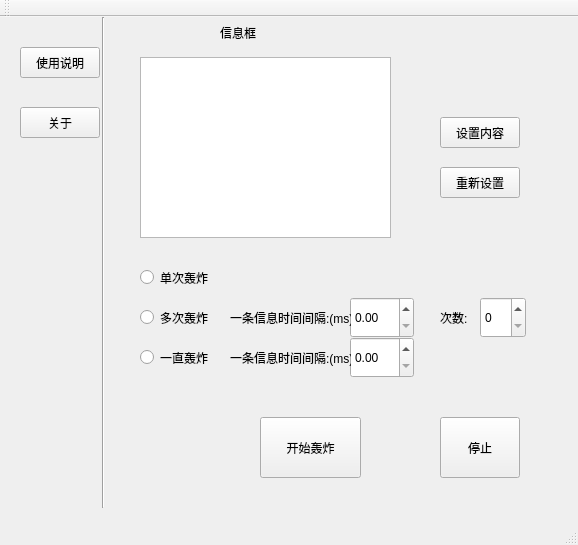
<?xml version="1.0" encoding="UTF-8"?>
<ui version="4.0">
 <class>MainWindow</class>
 <widget class="QMainWindow" name="MainWindow">
  <property name="geometry">
   <rect>
    <x>0</x>
    <y>0</y>
    <width>578</width>
    <height>545</height>
   </rect>
  </property>
  <property name="windowTitle">
   <string>MainWindow</string>
  </property>
  <widget class="QWidget" name="centralWidget">
   <widget class="QPushButton" name="send_btn">
    <property name="geometry">
     <rect>
      <x>260</x>
      <y>400</y>
      <width>101</width>
      <height>61</height>
     </rect>
    </property>
    <property name="focusPolicy">
     <enum>Qt::NoFocus</enum>
    </property>
    <property name="text">
     <string>开始轰炸</string>
    </property>
   </widget>
   <widget class="QTextEdit" name="textEdit">
    <property name="geometry">
     <rect>
      <x>140</x>
      <y>40</y>
      <width>251</width>
      <height>181</height>
     </rect>
    </property>
    <property name="focusPolicy">
     <enum>Qt::StrongFocus</enum>
    </property>
   </widget>
   <widget class="QPushButton" name="specification_btn">
    <property name="geometry">
     <rect>
      <x>20</x>
      <y>30</y>
      <width>80</width>
      <height>31</height>
     </rect>
    </property>
    <property name="text">
     <string>使用说明</string>
    </property>
   </widget>
   <widget class="QPushButton" name="about_btn">
    <property name="geometry">
     <rect>
      <x>20</x>
      <y>90</y>
      <width>80</width>
      <height>31</height>
     </rect>
    </property>
    <property name="text">
     <string>关于</string>
    </property>
   </widget>
   <widget class="QLabel" name="label">
    <property name="geometry">
     <rect>
      <x>220</x>
      <y>0</y>
      <width>71</width>
      <height>31</height>
     </rect>
    </property>
    <property name="styleSheet">
     <string notr="true">font: 25 12pt &quot;Microsoft YaHei&quot;;</string>
    </property>
    <property name="text">
     <string>信息框</string>
    </property>
   </widget>
   <widget class="Line" name="line">
    <property name="geometry">
     <rect>
      <x>93</x>
      <y>0</y>
      <width>20</width>
      <height>491</height>
     </rect>
    </property>
    <property name="orientation">
     <enum>Qt::Vertical</enum>
    </property>
   </widget>
   <widget class="QPushButton" name="setText_btn">
    <property name="geometry">
     <rect>
      <x>440</x>
      <y>100</y>
      <width>80</width>
      <height>31</height>
     </rect>
    </property>
    <property name="text">
     <string>设置内容</string>
    </property>
   </widget>
   <widget class="QPushButton" name="resetText_btn">
    <property name="geometry">
     <rect>
      <x>440</x>
      <y>150</y>
      <width>80</width>
      <height>31</height>
     </rect>
    </property>
    <property name="text">
     <string>重新设置</string>
    </property>
   </widget>
   <widget class="QRadioButton" name="single_rb">
    <property name="geometry">
     <rect>
      <x>140</x>
      <y>240</y>
      <width>91</width>
      <height>41</height>
     </rect>
    </property>
    <property name="text">
     <string>单次轰炸</string>
    </property>
   </widget>
   <widget class="QRadioButton" name="multple_rb">
    <property name="geometry">
     <rect>
      <x>140</x>
      <y>280</y>
      <width>91</width>
      <height>41</height>
     </rect>
    </property>
    <property name="text">
     <string>多次轰炸</string>
    </property>
   </widget>
   <widget class="QRadioButton" name="while_rb">
    <property name="geometry">
     <rect>
      <x>140</x>
      <y>320</y>
      <width>91</width>
      <height>41</height>
     </rect>
    </property>
    <property name="text">
     <string>一直轰炸</string>
    </property>
   </widget>
   <widget class="QDoubleSpinBox" name="interval_doubleSpinBox">
    <property name="geometry">
     <rect>
      <x>350</x>
      <y>280</y>
      <width>64</width>
      <height>41</height>
     </rect>
    </property>
   </widget>
   <widget class="QDoubleSpinBox" name="interval_doubleSpinBox2">
    <property name="geometry">
     <rect>
      <x>350</x>
      <y>320</y>
      <width>64</width>
      <height>41</height>
     </rect>
    </property>
   </widget>
   <widget class="QSpinBox" name="time_spinBox">
    <property name="geometry">
     <rect>
      <x>480</x>
      <y>280</y>
      <width>46</width>
      <height>41</height>
     </rect>
    </property>
   </widget>
   <widget class="QLabel" name="label_2">
    <property name="geometry">
     <rect>
      <x>230</x>
      <y>280</y>
      <width>121</width>
      <height>41</height>
     </rect>
    </property>
    <property name="text">
     <string>一条信息时间间隔:(ms)</string>
    </property>
   </widget>
   <widget class="QLabel" name="label_3">
    <property name="geometry">
     <rect>
      <x>440</x>
      <y>270</y>
      <width>31</width>
      <height>61</height>
     </rect>
    </property>
    <property name="text">
     <string>次数:</string>
    </property>
   </widget>
   <widget class="QLabel" name="label_4">
    <property name="geometry">
     <rect>
      <x>230</x>
      <y>320</y>
      <width>121</width>
      <height>41</height>
     </rect>
    </property>
    <property name="text">
     <string>一条信息时间间隔:(ms)</string>
    </property>
   </widget>
   <widget class="QPushButton" name="stop_btn">
    <property name="geometry">
     <rect>
      <x>440</x>
      <y>400</y>
      <width>80</width>
      <height>61</height>
     </rect>
    </property>
    <property name="text">
     <string>停止</string>
    </property>
   </widget>
  </widget>
  <widget class="QMenuBar" name="menuBar">
   <property name="geometry">
    <rect>
     <x>0</x>
     <y>0</y>
     <width>578</width>
     <height>22</height>
    </rect>
   </property>
  </widget>
  <widget class="QToolBar" name="mainToolBar">
   <attribute name="toolBarArea">
    <enum>TopToolBarArea</enum>
   </attribute>
   <attribute name="toolBarBreak">
    <bool>false</bool>
   </attribute>
  </widget>
  <widget class="QStatusBar" name="statusBar"/>
 </widget>
 <layoutdefault spacing="6" margin="11"/>
 <resources/>
 <connections/>
</ui>
